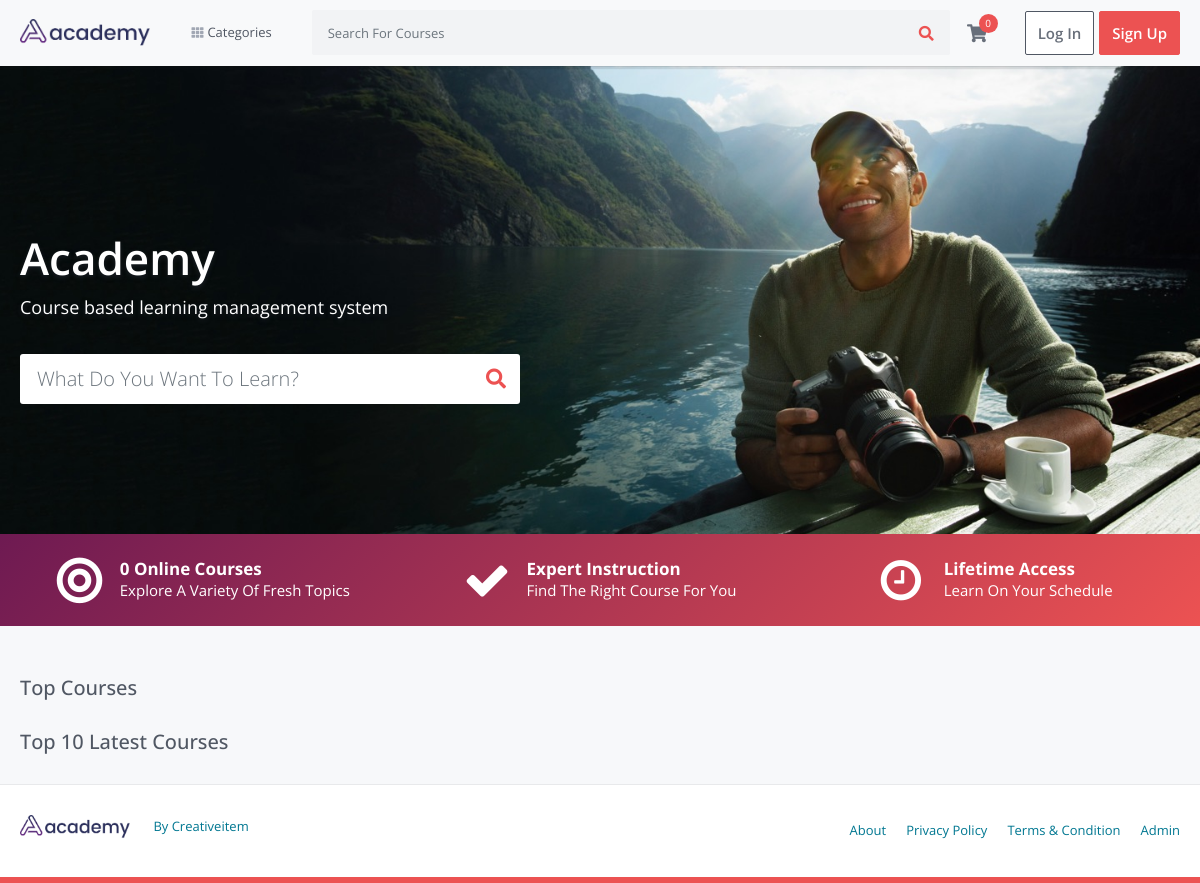
The page / on the database its author committed.
### tables this page shows
CREATE TABLE `frontend_settings` (
  `id` int(11) UNSIGNED NOT NULL,
  `key` varchar(255) DEFAULT NULL,
  `value` longtext
);

CREATE TABLE `settings` (
  `id` int(11) UNSIGNED NOT NULL,
  `key` varchar(255) DEFAULT NULL,
  `value` longtext
);

### application/controllers/Home.php (called while the page is built, shortened)
<?php
class Home extends CI_Controller {
    public function __construct()
    {
        $this->load->database();
        $this->load->library('session');
    }
    public function index() {
        $this->home();
    }
    public function home() {
        $page_data['page_name'] = "home";
        $page_data['page_title'] = get_phrase('home');
        $this->load->view('frontend/default/index', $page_data);
    }
}

### index.php (called while the page is built, shortened)
<?php
require_once BASEPATH.'core/CodeIgniter.php';

### application/helpers/multi_language_helper.php (called while the page is built, shortened)
<?php  if ( ! defined('BASEPATH')) exit('No direct script access allowed');
if ( ! function_exists('get_phrase'))
{
	function get_phrase($phrase = '') {
        $phrase = trim(strtolower($phrase));
		$CI	=&	get_instance();
		$current_language	=	$CI->db->get_where('settings' , array('key' => 'language'))->row()->value;
		$check_phrase	=	$CI->db->get_where('language' , array('phrase' => $phrase))->num_rows();
		$query	=	$CI->db->get_where('language' , array('phrase' => $phrase));
		$row   	=	$query->row();
		if (isset($row->$current_language) && $row->$current_language !="")
			return $row->$current_language;
		else
			return ucwords(str_replace('_',' ',$phrase));
	}
}

### application/helpers/common_helper.php (called while the page is built, shortened)
<?php  if ( ! defined('BASEPATH')) exit('No direct script access allowed');
if (! function_exists('get_settings')) {
  function get_settings($key = '') {
    $CI	=&	get_instance();
    $CI->db->where('key', $key);
    $result = $CI->db->get('settings')->row()->value;
    return $result;
  }
}
if (! function_exists('get_frontend_settings')) {
  function get_frontend_settings($key = '') {
    $CI	=&	get_instance();
    $CI->db->where('key', $key);
    $result = $CI->db->get('frontend_settings')->row()->value;
    return $result;
  }
}

### application/models/Crud_model.php (called while the page is built, shortened)
<?php
class Crud_model extends CI_Model {
    public function get_categories($param1 = "") {
        $this->db->where('parent', 0);
        return $this->db->get('category');
    }
    public function get_courses($category_id = "", $sub_category_id = "", $instructor_id = 0) {
        if ($category_id > 0 && $sub_category_id > 0 && $instructor_id > 0) {
            return $this->db->get_where('course', array('category_id' => $category_id, 'sub_category_id' => $sub_category_id, 'user_id' => $instructor_id));
        }elseif ($category_id > 0 && $sub_category_id > 0 && $instructor_id == 0) {
            return $this->db->get_where('course', array('category_id' => $category_id, 'sub_category_id' => $sub_category_id));
        }else {
            return $this->db->get('course');
        }
    }
    public function get_status_wise_courses($status = "") {
        if ($status != "") {
            $courses = $this->db->get_where('course', array('status' => $status));
        }else {
            $courses['draft'] = $this->db->get_where('course', array('status' => 'draft'));
            $courses['pending'] = $this->db->get_where('course', array('status' => 'pending'));
            $courses['active'] = $this->db->get_where('course', array('status' => 'active'));
        }
        return $courses;
    }
    public function get_latest_10_course() {
        $this->db->order_by("id", "desc");
        $this->db->limit('10');
        $this->db->where('status', 'active');
        return $this->db->get('course')->result_array();
    }
}

### application/views/frontend/default/index.php (the view, shortened to what this page needs)
<!DOCTYPE html>
<html lang="en">
<head>
	<?php include 'includes_top.php';?>
</head>
<body class="gray-bg">
	<?php
	if ($this->session->userdata('user_login')) {
		include 'logged_in_header.php';
	}else {
		include 'logged_out_header.php';
	}
	include $page_name.'.php';
	include 'footer.php';
	?>
</body>
</html>

### application/views/frontend/default/includes_top.php (shortened to what this page needs)
<link rel="stylesheet" href="<?php echo base_url().'assets/frontend/css/jquery.webui-popover.min.css'; ?>">
<link rel="stylesheet" href="<?php echo base_url().'assets/frontend/css/select2.min.css'; ?>">
<link rel="stylesheet" href="<?php echo base_url().'assets/frontend/css/slick.css'; ?>">
<link rel="stylesheet" href="<?php echo base_url().'assets/frontend/css/slick-theme.css'; ?>">
<link rel="stylesheet" href="<?php echo base_url().'assets/frontend/css/fontawesome-all.min.css'; ?>">
<link rel="stylesheet" href="<?php echo base_url('assets/backend/css/font-icons/font-awesome-new/css/font-awesome.min.css');?>">
<link rel="stylesheet" href="<?php echo base_url().'assets/frontend/css/bootstrap.min.css'; ?>">
<link rel="stylesheet" href="<?php echo base_url().'assets/frontend/css/bootstrap-tagsinput.css'; ?>">
<link rel="stylesheet" href="<?php echo base_url().'assets/frontend/css/main.css'; ?>">
<link rel="stylesheet" href="<?php echo base_url().'assets/frontend/css/responsive.css'; ?>">
<link rel="stylesheet" href="https://cdnjs.cloudflare.com/ajax/libs/toastr.js/latest/css/toastr.css">
<link rel="stylesheet" href="https://cdnjs.cloudflare.com/ajax/libs/nestable2/1.6.0/jquery.nestable.min.css" />

### application/views/frontend/default/logged_out_header.php (shortened to what this page needs)
<section class="menu-area">
            <div class="container-xl">
                <div class="row">
                    <div class="col">
                        <nav class="navbar navbar-expand-lg navbar-light bg-light">
                            <a href="<?php echo site_url(''); ?>" class="navbar-brand" href="#"><img src="<?php echo base_url().'assets/frontend/img/logo.png'; ?>" alt="" height="30"></a>
                            <?php include 'menu.php'; ?>
                            <form class="inline-form" action="<?php echo site_url('home/get_courses_by_search_string'); ?>" method="post" style="width: 100%;">
                                <div class="input-group search-box mobile-search">
                                    <input type="text" name = 'search_string' class="form-control" placeholder="<?php echo get_phrase('search_for_courses'); ?>">
                                    <div class="input-group-append">
                                        <button class="btn" type="submit"><i class="fas fa-search"></i></button>
                                    </div>
                                </div>
                            </form>
                            <div class="cart-box menu-icon-box" id = "cart_items">
                                <?php include 'cart_items.php'; ?>
                            </div>
                            <div class="sign-in-box btn-group">
                                <button type="button" class="btn btn-sign-in" data-toggle="modal" data-target="#signInModal"><?php echo get_phrase('log_in'); ?></button>
                                <button type="button" class="btn btn-sign-up" data-toggle="modal" data-target="#signUpModal"><?php echo get_phrase('sign_up'); ?></button>
                            </div>
                        </nav>
                    </div>
                </div>
            </div>
        </section>

### application/views/frontend/default/menu.php (shortened to what this page needs)
<div class="main-nav-wrap">
    <ul class="mobile-main-nav">
        <li class="has-children">
            <a href="">
                <i class="fas fa-th d-inline"></i>
                <span><?php echo get_phrase('categories'); ?></span>
            </a>
        </li>
    </ul>
</div>

### application/views/frontend/default/cart_items.php (shortened to what this page needs)
<div class="icon">
    <a href="<?php echo site_url('home/shopping_cart'); ?>"><i class="fas fa-shopping-cart"></i></a>
    <span class="number"><?php echo sizeof($this->session->userdata('cart_items')); ?></span>
</div>

### application/views/frontend/default/home.php (shortened to what this page needs)
<section class="home-banner-area">
    <div class="container-lg">
        <div class="row">
            <div class="col">
                <div class="home-banner-wrap">
                    <h2><?php echo get_frontend_settings('banner_title'); ?></h2>
                    <p><?php echo get_frontend_settings('banner_sub_title'); ?></p>
                    <form class="" action="<?php echo site_url('home/get_courses_by_search_string'); ?>" method="post">
                        <div class="input-group">
                            <input type="text" class="form-control" name = "search_string" placeholder="<?php echo get_phrase('what_do_you_want_to_learn'); ?>?">
                            <div class="input-group-append">
                                <button class="btn" type="submit"><i class="fas fa-search"></i></button>
                            </div>
                        </div>
                    </form>
                </div>
            </div>
        </div>
    </div>
</section>
<section class="home-fact-area">
    <div class="container-lg">
        <div class="row">
            <?php $courses = $this->crud_model->get_courses(); ?>
            <div class="col-md-4 d-flex">
                <div class="home-fact-box mr-md-auto ml-auto mr-auto">
                    <i class="fas fa-bullseye float-left"></i>
                    <div class="text-box">
                        <h4><?php
                        $status_wise_courses = $this->crud_model->get_status_wise_courses();
                        $number_of_courses = $status_wise_courses['active']->num_rows();
                        echo $number_of_courses.' '.get_phrase('online_courses'); ?></h4>
                        <p><?php echo get_phrase('explore_a_variety_of_fresh_topics'); ?></p>
                    </div>
                </div>
            </div>
            <div class="col-md-4 d-flex">
                <div class="home-fact-box mr-md-auto ml-auto mr-auto">
                    <i class="fa fa-check float-left"></i>
                    <div class="text-box">
                        <h4><?php echo get_phrase('expert_instruction'); ?></h4>
                        <p><?php echo get_phrase('find_the_right_course_for_you'); ?></p>
                    </div>
                </div>
            </div>
            <div class="col-md-4 d-flex">
                <div class="home-fact-box mr-md-auto ml-auto mr-auto">
                    <i class="fa fa-clock float-left"></i>
                    <div class="text-box">
                        <h4><?php echo get_phrase('lifetime_access'); ?></h4>
                        <p><?php echo get_phrase('learn_on_your_schedule'); ?></p>
                    </div>
                </div>
            </div>
        </div>
    </div>
</section>
<section class="course-carousel-area">
    <div class="container-lg">
        <div class="row">
            <div class="col">
                <h2 class="course-carousel-title"><?php echo get_phrase('top_courses'); ?></h2>
</div>
</div>
</div>
</section>
<section class="course-carousel-area">
    <div class="container-lg">
        <div class="row">
            <div class="col">
                <h2 class="course-carousel-title"><?php echo get_phrase('top').' 10 '.get_phrase('latest_courses'); ?></h2>
    </div>
</div>
</div>
</section>

### application/views/frontend/default/footer.php (shortened to what this page needs)
<footer class="footer-area">
    <div class="container-xl">
        <div class="row">
            <div class="col-md-6">
                <p class="copyright-text">
                    <a href=""><img src="<?php echo base_url().'assets/frontend/img/logo.png'; ?>" alt="" class="d-inline-block" width="110"></a>
                    <a href="<?php echo get_settings('footer_link'); ?>" target="_blank"><?php echo get_settings('footer_text'); ?></a>
                </p>
            </div>
            <div class="col-md-6">
                <ul class="nav justify-content-md-end footer-menu">
                    <li class="nav-item">
                        <a class="nav-link" href="<?php echo site_url('home/about_us'); ?>"><?php echo get_phrase('about'); ?></a>
                    </li>
                    <li class="nav-item">
                        <a class="nav-link" href="<?php echo site_url('home/privacy_policy'); ?>"><?php echo get_phrase('privacy_policy'); ?></a>
                    </li>
                    <li class="nav-item">
                        <a class="nav-link" href="<?php echo site_url('home/terms_and_condition'); ?>"><?php echo get_phrase('terms_&_condition'); ?></a>
                    </li>
                    <li class="nav-item">
                        <a class="nav-link" href="<?php echo site_url('login'); ?>" target="_blank">
                            <?php echo get_phrase('admin'); ?>
                        </a>
                    </li>
                </ul>
            </div>
        </div>
    </div>
</footer>

### assets/frontend/css/responsive.css (style rules this page uses)
@media (min-width:768px) { .navbar-expand-lg { -webkit-box-orient: horizontal; -webkit-box-direction: normal; -ms-flex-flow: row nowrap; flex-flow: row nowrap; -webkit-box-pack: start; -ms-flex-pack: start; justify-content: flex-start; } }
@media (min-width:768px) { .main-nav-wrap { margin: 0 30px 0 22px; } }
@media (min-width:768px) { .main-nav-wrap { margin: 0 40px 0 25px; } }
@media (min-width:768px) { .main-nav-wrap>ul>li>a { font-size: 13px; color: #505763; padding: 23px 0; display: inline-block; position: relative; padding-left: 16px } }
@media (min-width:768px) { .main-nav-wrap>ul>li>a .d-inline { position: absolute; left: 0; top:calc( 50% - 6px ); } }
@media (min-width:768px) { .main-nav-wrap>ul>li>a i { color: #a1a7b3; margin-right: 5px; font-size: 12px; } }
@media (min-width:768px) { .main-nav-wrap ul { list-style: none; margin: 0; padding: 0; } }
@media (min-width:768px) { .main-nav-wrap>ul>li { position: relative; } }
@media (min-width:768px) { .sign-in-box { margin-left: 15px; } }

### rows shown on the page
frontend_settings: value "Academy"
frontend_settings: value "Course based learning management system"
settings: value "By Creativeitem"

### other values the page prints
get_phrase('categories') "Categories"
sizeof($this->session->userdata('cart_items')) "0"
get_phrase('log_in') "Log In"
get_phrase('sign_up') "Sign Up"
$number_of_courses "0"
get_phrase('online_courses') "Online Courses"
get_phrase('explore_a_variety_of_fresh_topics') "Explore A Variety Of Fresh Topics"
get_phrase('expert_instruction') "Expert Instruction"
get_phrase('find_the_right_course_for_you') "Find The Right Course For You"
get_phrase('lifetime_access') "Lifetime Access"
get_phrase('learn_on_your_schedule') "Learn On Your Schedule"
get_phrase('top_courses') "Top Courses"
get_phrase('top') "Top"
get_phrase('latest_courses') "Latest Courses"
get_phrase('about') "About"
